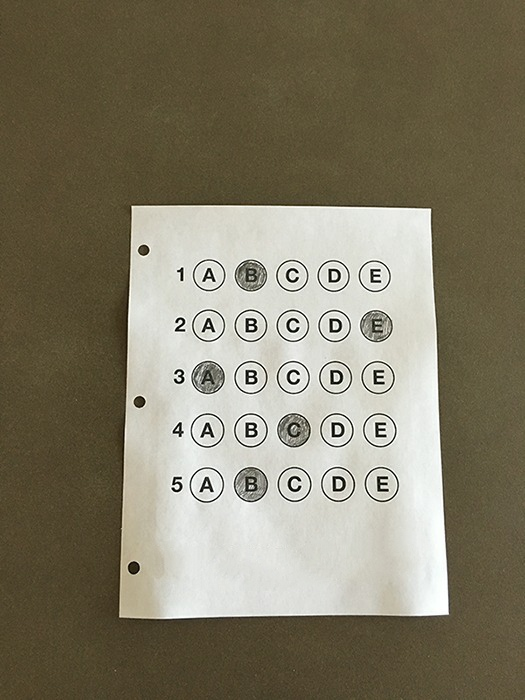
#> input picture test_images/test_01.jpeg, 525 x 700 px
$ jupyter execute --allow-errors OMR_Grading.ipynb
#> lines starting #> are read from the running program, lines starting #| are printed output that depends on the picture; after the words box and inside, x2 and y2 are one past the last pixel; in counts of white or black regions, pixels touching at a corner belong together
[cell 1]
import cv2
import numpy as np
import imutils
from imutils import contours
import import_ipynb
import four_point

[cell 2]
Answer_key= {0:1, 1:4, 2:0, 3:2, 4:3}

[cell 3]
# read image
image= cv2.imread("test_images/test_01.jpeg")
#> image is the input picture: shape (700, 525, 3); mean B, G, R 103.7, 123.6, 129.9
cv2.imshow("omr", image)
cv2.waitKey(0)
cv2.destroyAllWindows()
# cv2.imshow("omr", image)
# cv2.waitKey(0)
# cv2.destroyAllWindows()

# convert image to gray scale image
gray_scale_image= cv2.cvtColor(image, cv2.COLOR_BGR2GRAY)
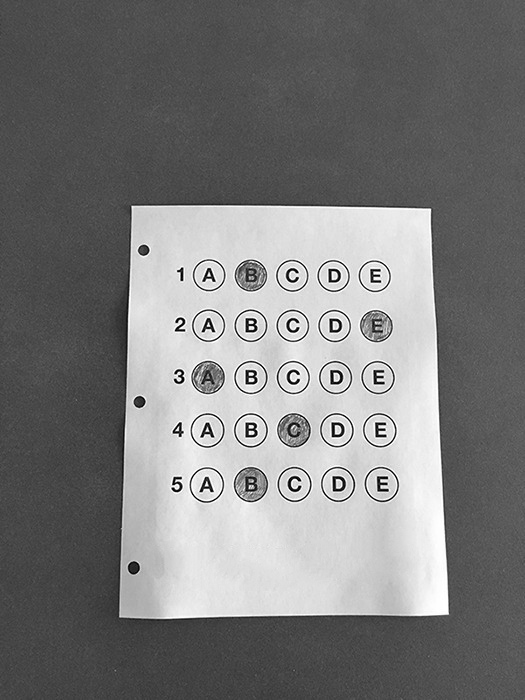
#> gray_scale_image: shape (700, 525); min 0, max 255, mean 123.3

# cv2.imshow("omr", gray_scale_image)
# cv2.waitKey(0)
# cv2.destroyAllWindows()

# apply filter to remove noise
blurred_image= cv2.GaussianBlur(gray_scale_image, (5,5), 0)
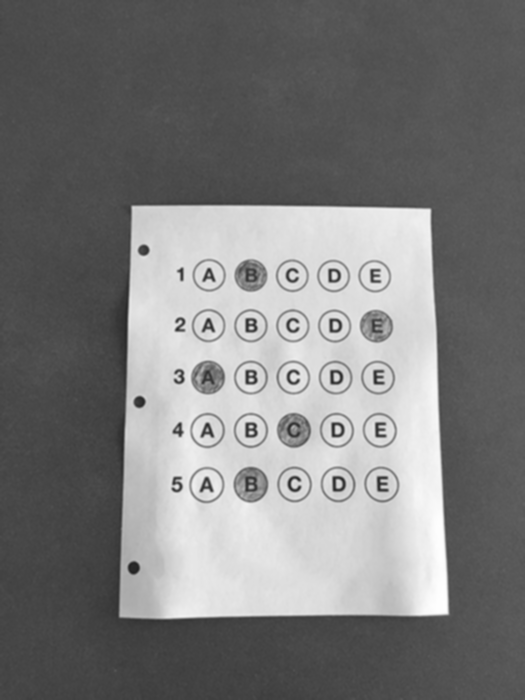
#> blurred_image: shape (700, 525); min 35, max 255, mean 123.3

cv2.imshow("omr", blurred_image)
cv2.waitKey(0)
cv2.destroyAllWindows()

[cell 4]
# canny edge detection to detect the edges in the given image
edges_in_image = cv2.Canny(blurred_image, 75, 200)
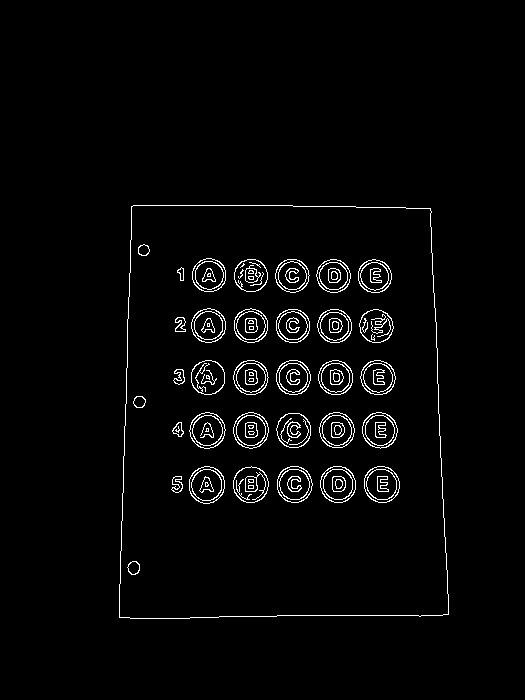
#> edges_in_image: shape (700, 525); 2.5% white in thin lines or dots, all inside (x1, y1, x2, y2) = (119, 205, 449, 619)

cv2.imshow("omr", edges_in_image)
cv2.waitKey(0)
cv2.destroyAllWindows()

[cell 5]
# to extract the rectangle document from the image
contours_in_image = cv2.findContours(edges_in_image, cv2.RETR_EXTERNAL, cv2.CHAIN_APPROX_SIMPLE)
#> contours_in_image = 1 contour; box (x1, y1, x2, y2) and area: (119, 205, 449, 619) 128734
contours_in_image= imutils.grab_contours(contours_in_image)

[cell 6]
# [5 lines of commented-out code are left out]

[cell 7]
# omr sheet countours initially None
omr_contours = None

# to check that if countours find in the image or not
if len(contours_in_image)>0:
    # sort countours in descending order
    contours_in_image= sorted(contours_in_image, key=cv2.contourArea, reverse=True)

    for contour in contours_in_image:
        rectangle_perimeter = cv2.arcLength(contour, True)
        rectangle_perimeter_approx = cv2.approxPolyDP(contour, 0.02*rectangle_perimeter, True)

        # shape is quadrilateral so compare with 4
        if(len(rectangle_perimeter_approx) == 4):
            omr_contours= rectangle_perimeter_approx
            break
#> this loop made 1 pass
#> (rectangle_perimeter, omr_contours) on pass 1: (1462.8, [[131, 206], [119, 617], [448, 614], [430, 208]])

$ run again, with test_images/test_02.jpg copied over test_images/test_01.jpeg
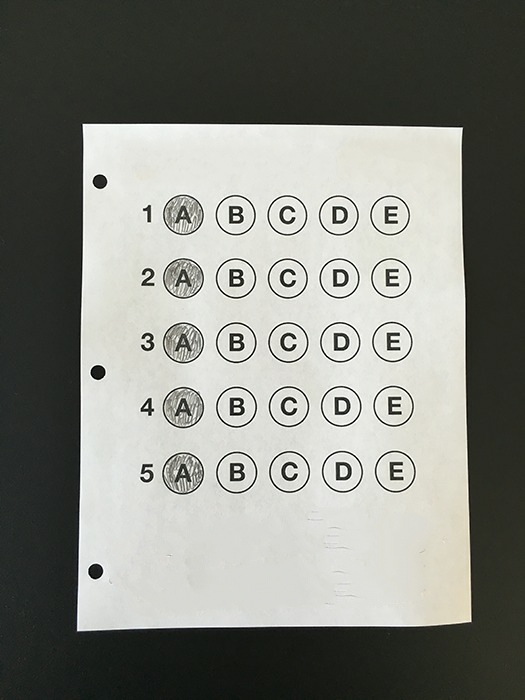
#> input picture test_images/test_02.jpg, 525 x 700 px
#> image is the input picture: shape (700, 525, 3); mean B, G, R 125.9, 132.3, 130.8
#> `blurred_image= cv2.GaussianBlur(gray_scale_image, (5,5), 0)`:
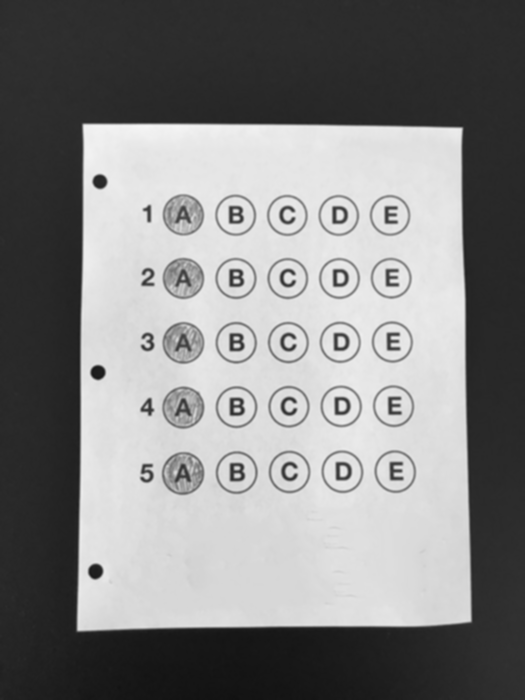
#> blurred_image: shape (700, 525); min 17, max 247, mean 131.1
#> `edges_in_image = cv2.Canny(blurred_image, 75, 200)`:
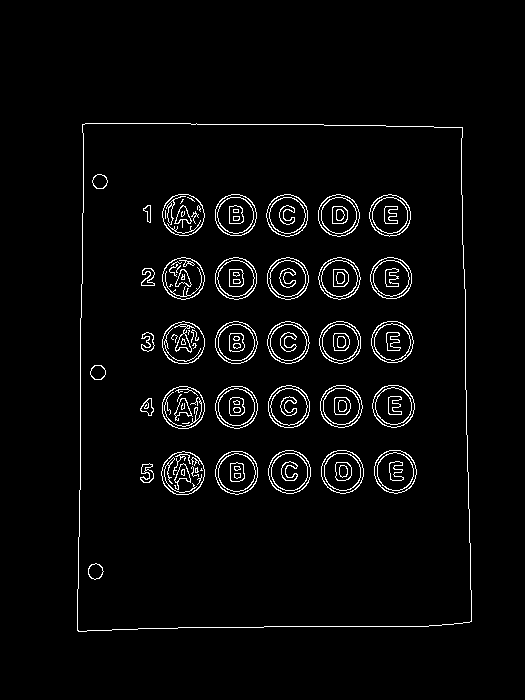
#> edges_in_image: shape (700, 525); 3.3% white in thin lines or dots, all inside (x1, y1, x2, y2) = (77, 123, 472, 632)
#> contours_in_image = 1 contour; box (x1, y1, x2, y2) and area: (77, 123, 472, 632) 193589
#> the loop `for contour in contours_in_image:` made 1 pass
#> (rectangle_perimeter, omr_contours) on pass 1: (1788.9, [[82, 124], [77, 630], [471, 621], [462, 127]])

$ run again, with test_images/test_03.jpg copied over test_images/test_01.jpeg
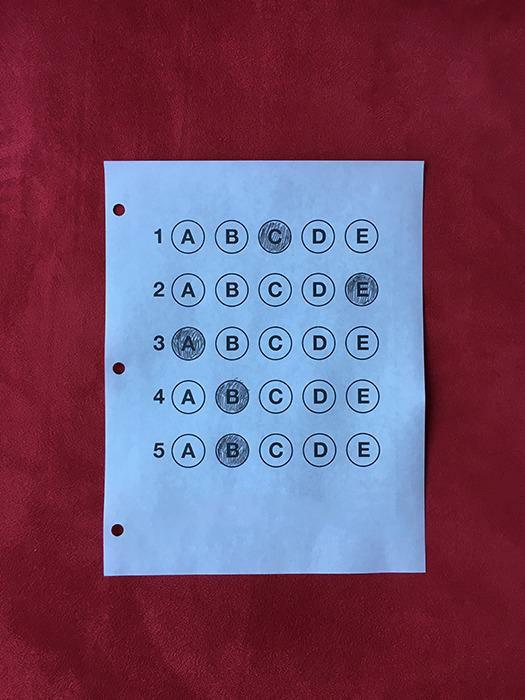
#> input picture test_images/test_03.jpg, 525 x 700 px
#> image is the input picture: shape (700, 525, 3); mean B, G, R 104.2, 76.3, 114.6
#> `gray_scale_image= cv2.cvtColor(image, cv2.COLOR_BGR2GRAY)`:
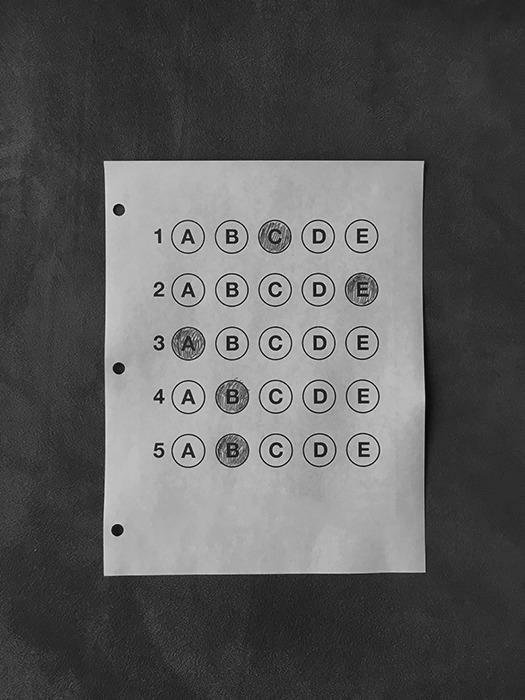
#> gray_scale_image: shape (700, 525); min 3, max 245, mean 91
#> `edges_in_image = cv2.Canny(blurred_image, 75, 200)`:
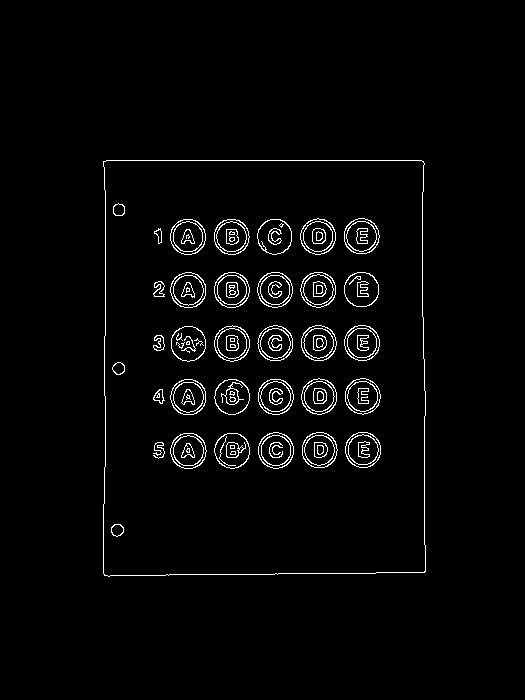
#> edges_in_image: shape (700, 525); 2.5% white in thin lines or dots, all inside (x1, y1, x2, y2) = (103, 160, 426, 577)
#> contours_in_image = 1 contour; box (x1, y1, x2, y2) and area: (103, 160, 426, 577) 131934
#> the loop `for contour in contours_in_image:` made 1 pass
#> (rectangle_perimeter, omr_contours) on pass 1: (1476.2, [[103, 161], [104, 575], [424, 572], [423, 161]])
